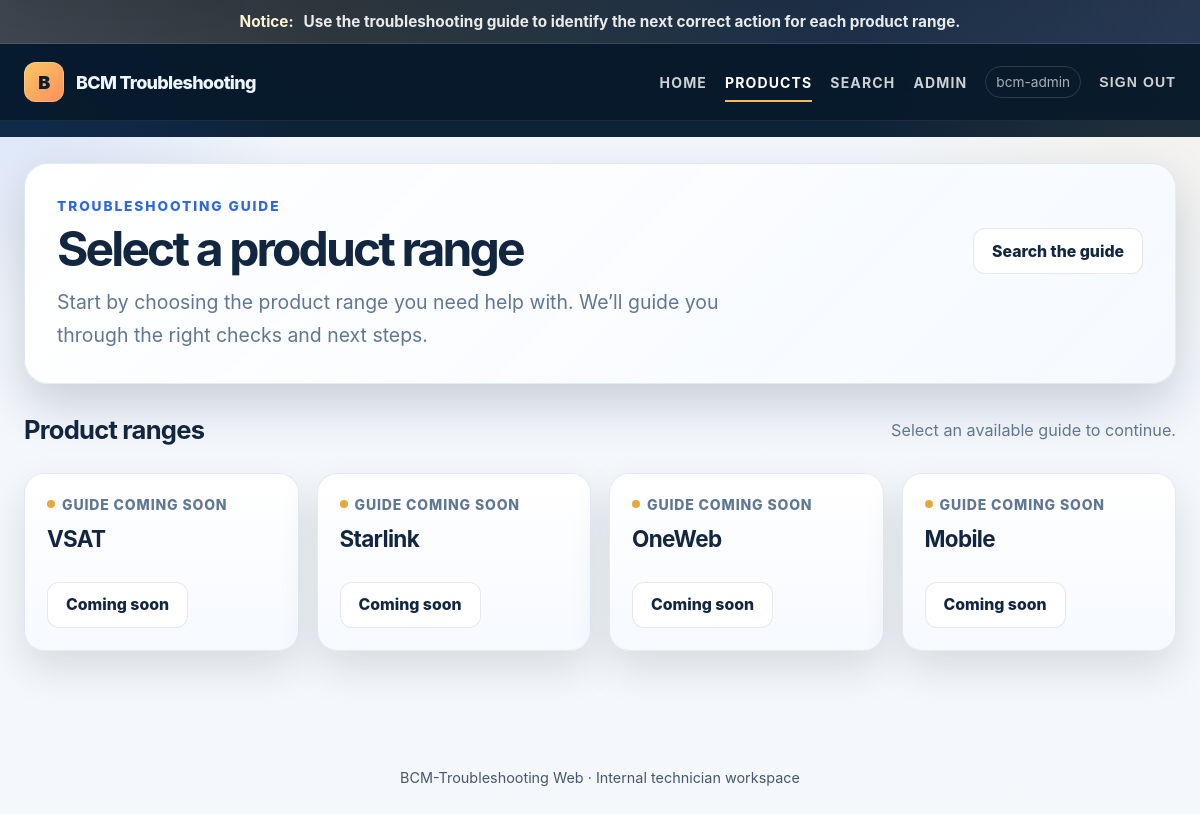
The app's page /guide/ (signed in) with its own data.
### troubleshooting/models.py (models this page shows, shortened)
class ProductRange(models.Model):
    name = models.CharField(max_length=120, unique=True)
    description = models.TextField(blank=True)
    image = models.ImageField(
        upload_to='troubleshooting/products/',
        blank=True,
        validators=[
            FileExtensionValidator(
                allowed_extensions=('jpg', 'jpeg', 'png', 'webp'),
            ),
            validate_image_size,
        ],
    )
    is_active = models.BooleanField(default=True)
    sort_order = models.PositiveIntegerField(default=0)
    created_at = models.DateTimeField(auto_now_add=True)
    updated_at = models.DateTimeField(auto_now=True)
    class Meta:
        ordering = ('sort_order', 'name')

### troubleshooting/views.py (the view)
# urls.py: path('guide/', views.product_list, name='product_list'),
@login_required
def product_list(request):
    products = list(ProductRange.objects.filter(is_active=True))
    ready_product_ids = set(
        _active_flow_queryset().filter(
            start_step__isnull=False,
            start_step__is_active=True,
        ).values_list('problem__product_range_id', flat=True).distinct(),
    )
    for product in products:
        product.has_published_flows = product.pk in ready_product_ids
    return render(request, 'troubleshooting/product_list.html', {
        'products': products,
    })

### troubleshooting/views.py (called while the page is built)
def _active_flow_queryset():
    return TroubleshootingFlow.objects.filter(
        is_active=True,
        problem__is_active=True,
        problem__product_range__is_active=True,
    ).select_related('problem', 'problem__product_range', 'start_step')

### troubleshooting/templates/troubleshooting/product_list.html (shortened to what this page needs)
{% extends "base.html" %}
{% block content %}
  <header class="page-header">
    <div class="eyebrow">Troubleshooting guide</div>
    <div class="page-title-row">
      <div>
        <h1>Select a product range</h1>
        <p class="intro">Start by choosing the product range you need help with. We’ll guide you through the right checks and next steps.</p>
      </div>
      <div class="actions">
        <a class="button secondary" href="{% url 'troubleshooting:search' %}">Search the guide</a>
      </div>
    </div>
  </header>
  {% if products %}
    <section aria-labelledby="product-list-heading">
      <div class="section-heading">
        <h2 id="product-list-heading">Product ranges</h2>
        <p>Select an available guide to continue.</p>
      </div>
      <div class="card-grid">
      {% for product in products %}
        <article class="card product-card">
          {% if product.has_published_flows %}
            <span class="product-status">Guide available</span>
          {% else %}
            <span class="product-status pending">Guide coming soon</span>
          {% endif %}
          <h2>{{ product.name }}</h2>
          <div class="actions">
            {% if product.has_published_flows %}
              <a class="button" href="{% url 'troubleshooting:product_detail' product.id %}">Choose this product</a>
            {% else %}
              <span class="button secondary" aria-disabled="true">Coming soon</span>
            {% endif %}
          </div>
        </article>
      {% endfor %}
      </div>
    </section>
  {% else %}
    <section class="panel empty-state">
      <h2>No active product ranges yet</h2>
      <p>An administrator needs to add and activate product ranges before troubleshooting can begin.</p>
    </section>
  {% endif %}
{% endblock %}

### templates/base.html (shortened to what this page needs)
<!doctype html>
<html lang="en">
<head>
  </head>
  <body>
    <div class="top-alert">
      <div class="top-alert-inner">
        <strong>Notice:</strong>
        <span>Use the troubleshooting guide to identify the next correct action for each product range.</span>
      </div>
    </div>
    <header class="site-header">
      <div class="header-inner">
        <a class="brand" href="{% url 'troubleshooting:home' %}">
          <span class="brand-mark" aria-hidden="true">B</span>
          <span class="brand-name">BCM Troubleshooting</span>
        </a>
        <nav class="main-nav" aria-label="Main navigation">
          <a href="{% url 'troubleshooting:home' %}"{% if request.resolver_match.url_name == 'home' %} aria-current="page"{% endif %}>Home</a>
          {% if request.user.is_authenticated %}
            <a href="{% url 'troubleshooting:product_list' %}"{% if request.resolver_match.url_name == 'product_list' %} aria-current="page"{% endif %}>Products</a>
            <a href="{% url 'troubleshooting:search' %}"{% if request.resolver_match.url_name == 'search' %} aria-current="page"{% endif %}>Search</a>
            {% if request.user.is_staff %}<a href="{% url 'admin:index' %}">Admin</a>{% endif %}
            <span class="user-label">{{ request.user.get_username }}</span>
            <form class="nav-form" method="post" action="{% url 'troubleshooting:logout' %}">
              <button type="submit">Sign out</button>
            </form>
          {% else %}
            <a href="{% url 'troubleshooting:login' %}">Sign in</a>
          {% endif %}
        </nav>
      </div>
    </header>
    <div class="shell">
      <main id="main-content" tabindex="-1">{% block content %}{% endblock %}</main>
      <footer>BCM-Troubleshooting Web · Internal technician workspace</footer>
    </div>
  </body>
  </html>

### records on screen
ProductRange: shows "GUIDE COMING SOON", name "VSAT", shows "Coming soon"
ProductRange: shows "GUIDE COMING SOON", name "Starlink", shows "Coming soon"
ProductRange: shows "GUIDE COMING SOON", name "OneWeb", shows "Coming soon"
ProductRange: shows "GUIDE COMING SOON", name "Mobile", shows "Coming soon"

### other values on screen
{{ request.user.get_username }} "bcm-admin"
